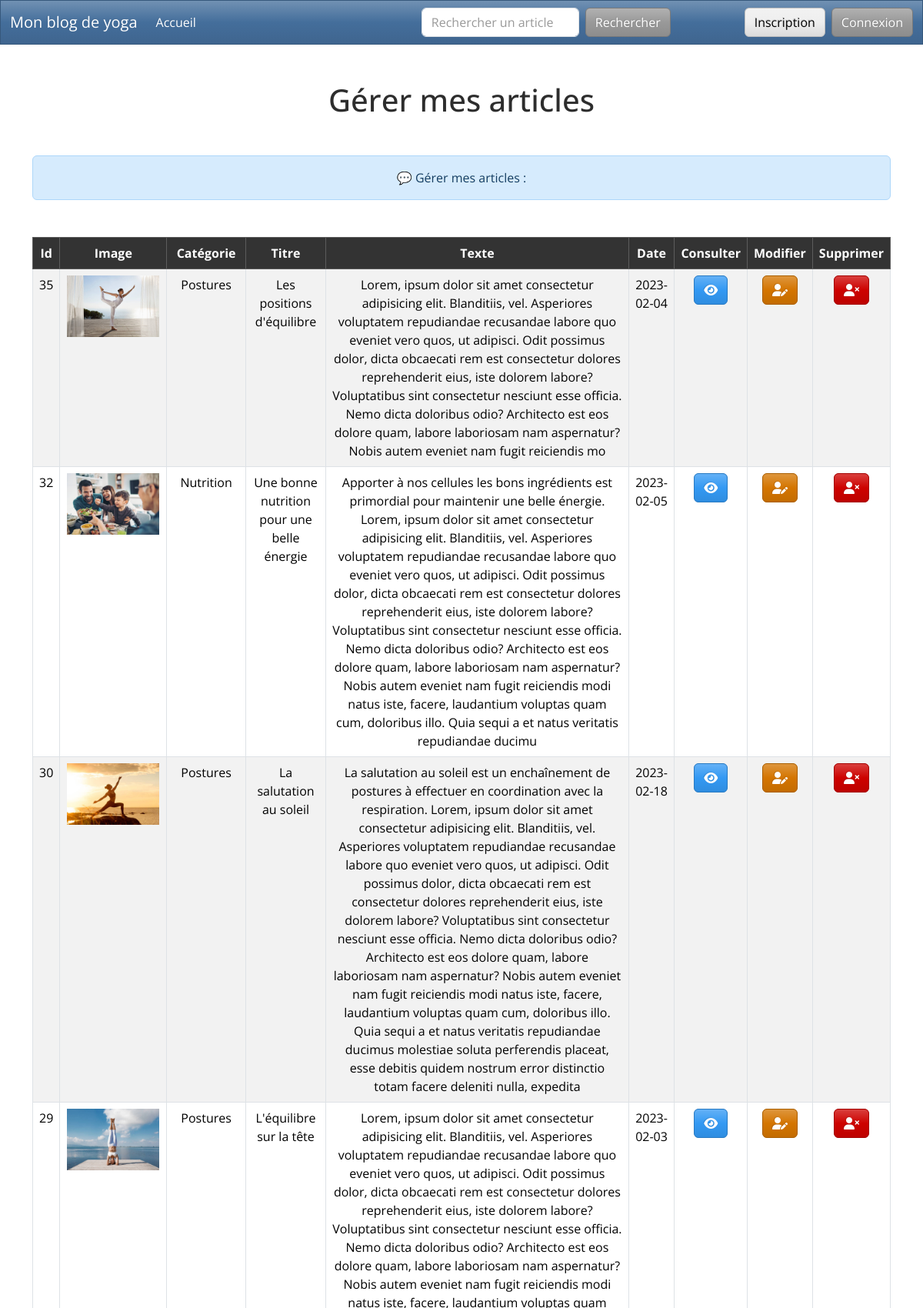
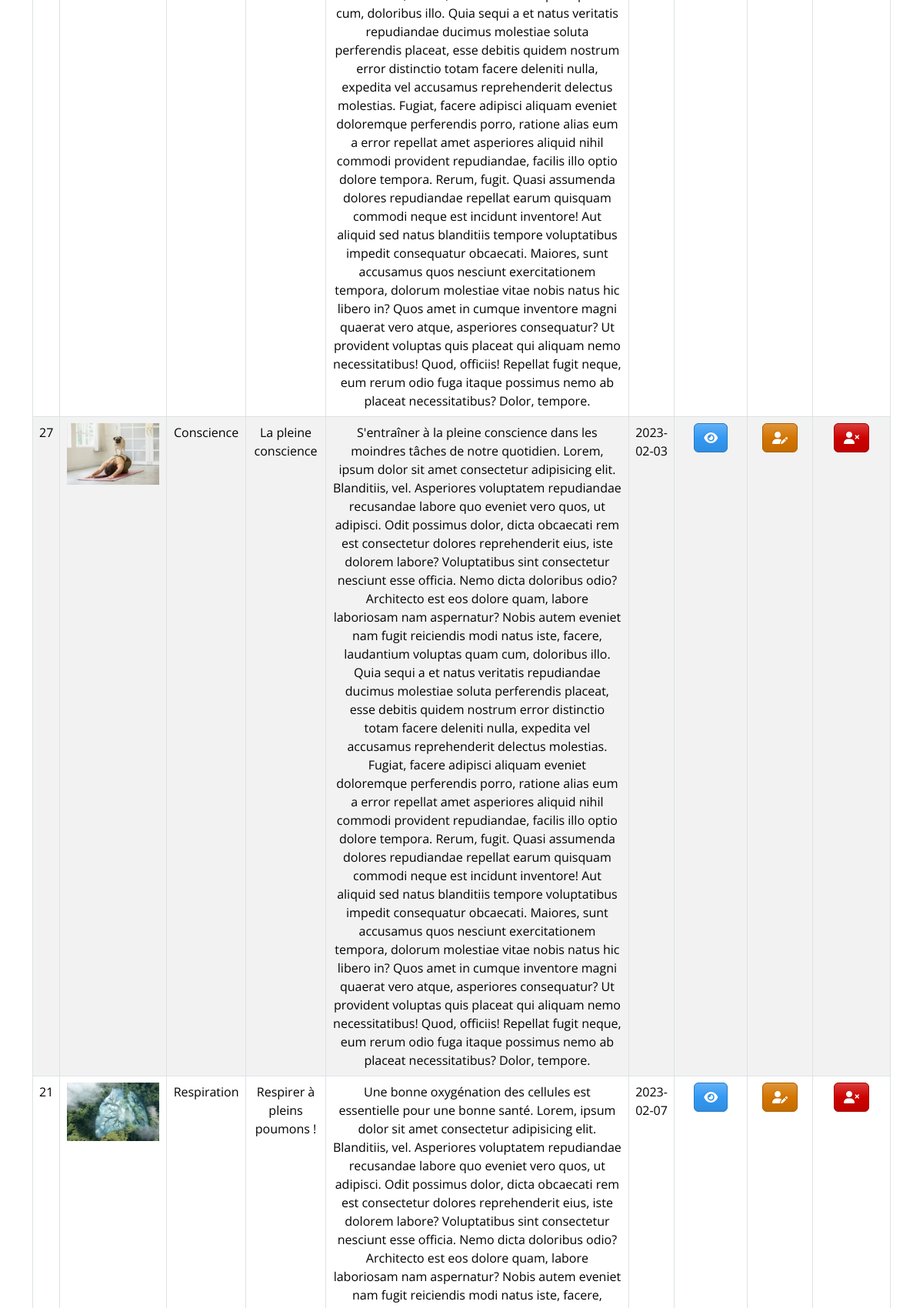
The page / (upper part) on the database its author committed (2 pictures, top to bottom).
### tables this page shows
CREATE TABLE `articles` (
  `id` int(11) NOT NULL,
  `image` varchar(255) DEFAULT NULL,
  `category` varchar(255) NOT NULL,
  `title` varchar(50) NOT NULL,
  `text` text NOT NULL,
  `creation_date` date DEFAULT current_timestamp()
);

### controller/Controller.php (called while the page is built, shortened)
<?php
class Controller
{
    private $dbEntityRepository;
    public function __construct()
    {
        $this->dbEntityRepository = new \model\EntityRepository;
    }
    public function handleRequest()
    {
        $op = isset($_GET['op']) ? $_GET['op'] : 'list';
        try {
            if ($op == 'add')
                $this->create($op);
            elseif ($op == 'update')
                $this->modify($op);
            elseif ($op == 'select')
                $this->select();
            elseif ($op == 'delete')
                $this->delete();
            elseif ($op == 'search')
                $this->search();
            elseif ($op == 'home')
                $this->home();
            elseif ($op == 'list')
                $this->selectAll();
            elseif ($op == 'signUp')
                $this->signUp($op);
            elseif ($op == 'connect')
                $this->connect($op);
            elseif ($op == 'deconnect')
                $this->deconnect();
            else
                throw new Exception("Erreur 404 : La page n'a pas été trouvée !");
        } catch (\Exception $e) {
            echo '<div style="width: 400px; padding: 10px; background: 	#f41f8a; border-radius: 4px; margin: 50px auto; color: white; text-align: center;">';
            echo "💬 Une erreur s'est produite :  " . $e->getMessage() . "👀";
            echo '</div>';
        }
    }
    public function render($layout, $template, $parameters = [])
    {
        extract($parameters);
        require_once "view/$template";
        return ob_end_flush();
    }
    public function selectAll($alert = '')
    {
        $this->render('layout.php', 'articles-management.php', [
            'title' => 'Gérer mes articles',
            'data' => $this->dbEntityRepository->selectAllArticles(),
            'fields' => $this->dbEntityRepository->getFields(),
            'id' => 'id',
            'message' => "Gérer mes articles :",
            'alert' => $alert
        ]);
    }
}

### index.php (called while the page is built, shortened)
<?php
$controller = new controller\Controller;
$controller->handleRequest();

### model/EntityRepository.php (called while the page is built, shortened)
<?php
class EntityRepository
{
    private $db;
    public $table;
    public function getDb()
    {
        if (!$this->db) {
            try {
                $xml = simplexml_load_file('./app/config.xml');
                $this->table = $xml->table;
                try {
                    $this->db = new \PDO("mysql:host=" . $xml->host . ";dbname=" . $xml->db, $xml->user, $xml->password, [\PDO::ATTR_ERRMODE => \PDO::ERRMODE_EXCEPTION]);
                } catch (\PDOException $e) {
                    echo '<div style="width: 400px; padding: 10px 5px; background: #f41f8a; border-radius: 4px; margin: 50px auto; color: white; text-align: center;">';
                    echo "💬 Une erreur s'est produite :  " . $e->getMessage() . " 👀";
                    echo '</div>';
                }
            } catch (\Exception $e) {
                echo '<div style="width: 400px; padding: 10px 5px; background: #f41f8a; border-radius: 4px; margin: 50px auto; color: white; text-align: center;">';
                echo "💬 Une erreur s'est produite :  " . $e->getMessage() . " 👀";
                echo '</div>';
            }
        }
        return $this->db;
    }
    public function getFields()
    {
        $data = $this->getDb()->query("DESC " . $this->table[0]);
        $r = $data->fetchAll(\PDO::FETCH_ASSOC);
        return array_slice($r, 1);
    }
    public function selectAllArticles()
    {
        $data = $this->getDb()->query("SELECT * FROM " . $this->table[0] . " ORDER BY id DESC ");
        $r = $data->fetchAll(\PDO::FETCH_ASSOC);
        return $r;
    }
}

### view/articles-management.php (the view, shortened to what this page needs)
<table class="table table-bordered table-striped table-hover text-center tableau">
    <thead class="table-dark">
        <tr>
            <th><?= ucfirst($id); ?></th>
            <th>Image</th>
            <th>Catégorie</th>
            <th>Titre</th>
            <th>Texte</th>
            <th>Date</th>
            <th>Consulter</th>
            <th>Modifier</th>
            <th>Supprimer</th>
        </tr>
    </thead>
    <tbody>
        <?php foreach ($data as $dataArticle) : ?>
            <tr>
                <td><?= $dataArticle['id']; ?></td>
                <td><img src="<?= $dataArticle['image']; ?>" width="120" alt="photo en lien avec l'article"></td>
                <td><?= $dataArticle['category']; ?></td>
                <td><?= $dataArticle['title']; ?></td>
                <td><?= $dataArticle['text']; ?></td>
                <td><?= $dataArticle['creation_date']; ?></td>
                <td><a href="?op=select&id=<?= $dataArticle[$id]; ?>" class="btn btn-info"><i class="fa-sharp fa-solid fa-eye"></i></a></td>
                <td><a href="?op=update&id=<?= $dataArticle[$id]; ?>" class="btn btn-warning"><i class="fa-sharp fa-solid fa-user-pen"></i></a></td>
                <td><a href="?op=delete&id=<?= $dataArticle[$id]; ?>" class="btn btn-danger" onclick="return(confirm('⚠ Vous êtes sur le point de supprimer cet article. En êtes vous certain ?'))"><i class="fa-sharp fa-solid fa-user-xmark"></i></a></td>
            </tr>
        <?php endforeach; ?>
    </tbody>
</table>

### style.css (style rules this page uses)
a { text-decoration: none !important; }

### rows shown on the page
articles: id "35", image (picture), category "Postures", title "Les positions d'équilibre", text "Lorem, ipsum dolor sit amet consectetur adipisicing elit. Blanditiis, vel. Asperiores voluptatem repudiandae recusandae labore quo eveniet vero quos, ut adipisci. Odit possimus dolor, dicta obcaecati rem est consectetur dolores reprehenderit eius, iste dolorem labore? Voluptatibus sint consectetur nesciunt esse officia. Nemo dicta doloribus odio? Architecto est eos dolore quam, labore laboriosam nam aspernatur? Nobis autem eveniet nam fugit reiciendis mo", creation_date "2023-02-04"
articles: id "32", image (picture), category "Nutrition", title "Une bonne nutrition pour une belle énergie", text "Apporter à nos cellules les bons ingrédients est primordial pour maintenir une belle énergie. Lorem, ipsum dolor sit amet consectetur adipisicing elit. Blanditiis, vel. Asperiores voluptatem repudiandae recusandae labore quo eveniet vero quos, ut adipisci. Odit possimus dolor, dicta obcaecati rem est consectetur dolores reprehenderit eius, iste dolorem labore? Voluptatibus sint consectetur nesciunt esse officia. Nemo dicta doloribus odio? Architecto est eos dolore quam, labore laboriosam nam aspernatur? Nobis autem eveniet nam fugit reiciendis modi natus iste, facere, laudantium voluptas quam cum, doloribus illo. Quia sequi a et natus veritatis repudiandae ducimu", creation_date "2023-02-05"
articles: id "30", image (picture), category "Postures", title "La salutation au soleil", text "La salutation au soleil est un enchaînement de postures à effectuer en coordination avec la respiration. Lorem, ipsum dolor sit amet consectetur adipisicing elit. Blanditiis, vel. Asperiores voluptatem repudiandae recusandae labore quo eveniet vero quos, ut adipisci. Odit possimus dolor, dicta obcaecati rem est consectetur dolores reprehenderit eius, iste dolorem labore? Voluptatibus sint consectetur nesciunt esse officia. Nemo dicta doloribus odio? Architecto est eos dolore quam, labore laboriosam nam aspernatur? Nobis autem eveniet nam fugit reiciendis modi natus iste, facere, laudantium voluptas quam cum, doloribus illo. Quia sequi a et natus veritatis repudiandae ducimus molestiae…", creation_date "2023-02-18"
articles: id "29", image (picture), category "Postures", title "L'équilibre sur la tête", text "Lorem, ipsum dolor sit amet consectetur adipisicing elit. Blanditiis, vel. Asperiores voluptatem repudiandae recusandae labore quo eveniet vero quos, ut adipisci. Odit possimus dolor, dicta obcaecati rem est consectetur dolores reprehenderit eius, iste dolorem labore? Voluptatibus sint consectetur nesciunt esse officia. Nemo dicta doloribus odio? Architecto est eos dolore quam, labore laboriosam nam aspernatur? Nobis autem eveniet nam fugit reiciendis modi natus iste, facere, laudantium voluptas quam cum, doloribus illo. Quia sequi a et natus veritatis repudiandae ducimus molestiae soluta perferendis placeat, esse debitis quidem nostrum error distinctio totam facere deleniti nulla, expedita…", creation_date "2023-02-03"
articles: id "27", image (picture), category "Conscience", title "La pleine conscience", text "S'entraîner à la pleine conscience dans les moindres tâches de notre quotidien. Lorem, ipsum dolor sit amet consectetur adipisicing elit. Blanditiis, vel. Asperiores voluptatem repudiandae recusandae labore quo eveniet vero quos, ut adipisci. Odit possimus dolor, dicta obcaecati rem est consectetur dolores reprehenderit eius, iste dolorem labore? Voluptatibus sint consectetur nesciunt esse officia. Nemo dicta doloribus odio? Architecto est eos dolore quam, labore laboriosam nam aspernatur? Nobis autem eveniet nam fugit reiciendis modi natus iste, facere, laudantium voluptas quam cum, doloribus illo. Quia sequi a et natus veritatis repudiandae ducimus molestiae soluta perferendis placeat,…", creation_date "2023-02-03"
articles: id "21", image (picture), category "Respiration", title "Respirer à pleins poumons !", creation_date "2023-02-07"

### other values the page prints
$title "Gérer mes articles"
$message "Gérer mes articles :"
$id "Id"
